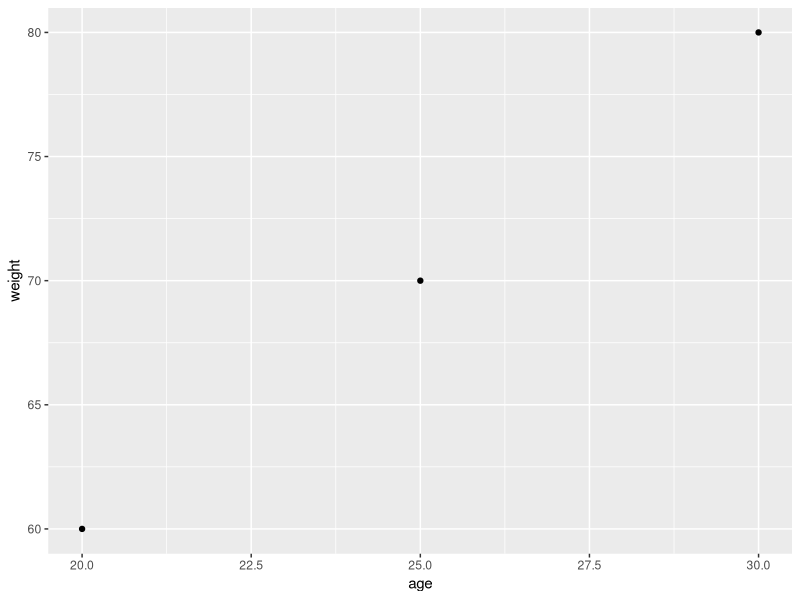
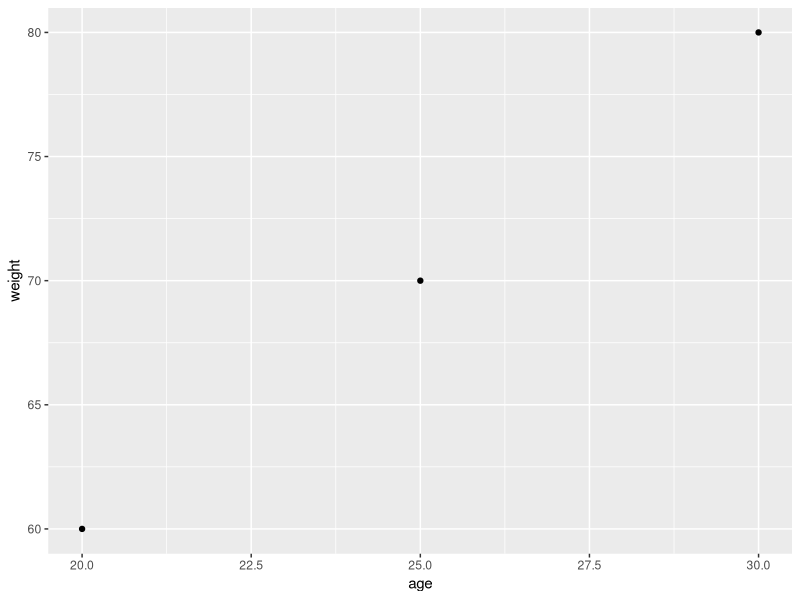
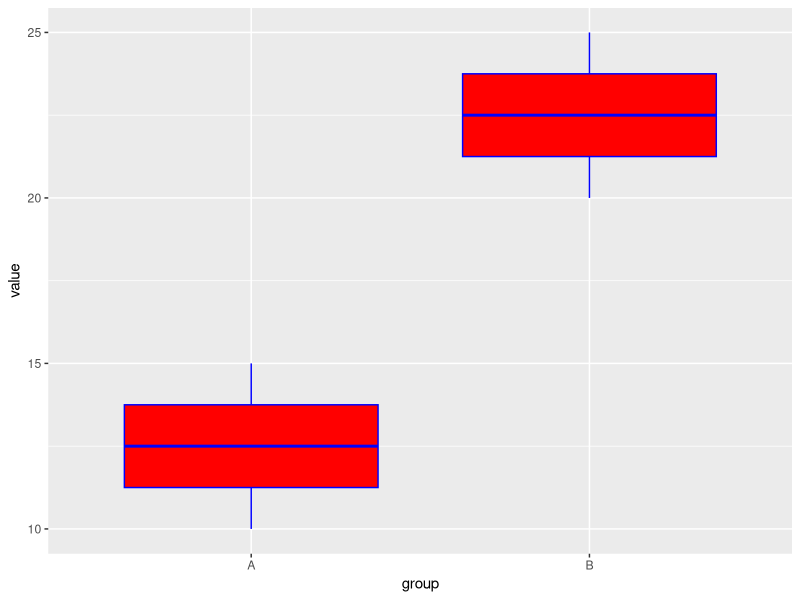

Generate these figures, in order, with R:
# ==============================================================================
# Practice - Spot the error (exercises 1-32)
# ------------------------------------------------------------------------------
# Each exercise started as a short snippet with a bug. For every one:
#   Bug  - the broken code and what R said
#   Fix  - why it fails, followed by the corrected code
# ==============================================================================

library(ggplot2)

# ---- Vectors ------------------------------------------------------------------

# Ex 1. Bug: c(1 2, 3, 4)  -> "unexpected numeric constant"
#       Fix: elements inside c() are separated by commas.
my_vec <- c(1, 2, 3, 4)

# Ex 2. Bug: my_vec[0] returns numeric(0) instead of 10
#       Fix: R indexes from 1, not 0.
my_vec <- c(10, 20, 30)
my_vec[1]

# Ex 3. Bug: my_vec = 10, 20, 30  -> "unexpected ','"
#       Fix: several values must be combined with c().
my_vec <- c(10, 20, 30)

# Ex 4. Bug: my_vec[1, 2]  -> "incorrect number of dimensions"
#       Fix: a vector has one dimension; pass the positions as one vector.
my_vec <- c(5, 10, 15)
my_vec[c(1, 2)]

# Ex 5. Bug: log(words)  -> "non-numeric argument to mathematical function"
#       Fix: log() only works on numbers; text can just be printed.
words <- c("Hello", "World")
print(words)

# ---- Data frames and read.csv -------------------------------------------------
# (data_file.csv does not exist in this repo, so Ex 6-7 are shown as comments.)

# Ex 6. Bug: read.csv(data_file.csv)  -> "object 'data_file.csv' not found"
#       Fix: a file name is text and needs quotes.
# my_data <- read.csv("data_file.csv")

# Ex 7. Bug: header = True  -> "object 'True' not found"
#       Fix: logical values are written TRUE / FALSE in capitals.
# my_data <- read.csv("data_file.csv", header = TRUE)

# Ex 8. Bug: df[1 2]  -> "unexpected numeric constant"
#       Fix: to select rows use [rows, ] and combine the numbers with c().
df <- data.frame(age = c(20, 25), height = c(170, 180))
df[c(1, 2), ]

# Ex 9. Bug: df[age]  -> "object 'age' not found"
#       Fix: column names are text and need quotes.
df["age"]

# Ex 10. Bug: df$age returns NULL
#        Fix: R is case sensitive, the column is called Age.
df <- data.frame(Age = c(20, 25), Height = c(170, 180))
df$Age

# ---- Logical values and logic -------------------------------------------------

# Ex 11. Bug: val = 20 replaced the whole vector
#        Fix: = assigns, == compares. which() returns the matching positions.
val <- c(10, 20, 30)
which(val == 20)

# Ex 12. Bug: is_valid = False  -> "object 'False' not found"
#        Fix: write FALSE in capitals.
is_valid <- FALSE

# Ex 13. Bug: x > 5 and x < 15  -> "unexpected 'and'"
#        Fix: R uses & for AND.
x <- 10
x > 5 & x < 15

# Ex 14. Bug: x == 5 or x == 10  -> "unexpected 'or'"
#        Fix: R uses | for OR.
x == 5 | x == 10

# Ex 15. Bug: my_val == hi  -> "object 'hi' not found"
#        Fix: text must be in quotes.
my_val <- "hi"
my_val == "hi"

# ---- for loops ----------------------------------------------------------------

# Ex 16. Bug: for i in 1:5 { ... }  -> "unexpected symbol"
#        Fix: the loop header needs parentheses.
for (i in 1:5) {
  print(i)
}

# Ex 17. Bug: the console shows "+" and waits
#        Fix: the closing } was missing.
for (i in 1:3) {
  print(exp(i))
}

# Ex 18. Bug: print(i * 10) only ran once, after the loop
#        Fix: without { } only the first line belongs to the loop.
for (i in 1:2) {
  print(i)
  print(i * 10)
}

# Ex 19. Bug: prints NA NA NA
#        Fix: i already IS the value (10, 20, 30), not a position.
#             my_numbers[10] does not exist, hence NA.
my_numbers <- c(10, 20, 30)
for (i in my_numbers) {
  print(i)
}

# Ex 20. Bug: "object 'total' not found"
#        Fix: Total and total are different names (case sensitive).
total <- 0
for (i in 1:5) {
  total <- total + i
}
total

# ---- Basic functions ----------------------------------------------------------

# Ex 21. Bug: log(-10) gives NaN and a warning
#        Fix: the logarithm is only defined for positive numbers.
log(10)

# Ex 22. Bug: sin(90) returned 0.894 instead of 1
#        Fix: R's trigonometric functions use radians, so convert degrees.
sin(90 * pi / 180)

# ---- ggplot2 ------------------------------------------------------------------

# Ex 23. Bug: ggplot(...) %>% geom_point()  -> "mapping must be created by aes()"
#        Fix: ggplot layers are added with +, not the pipe %>%.
df <- data.frame(age = c(20, 25, 30), weight = c(60, 70, 80))
ggplot(data = df, aes(x = age, y = weight)) +
  geom_point()

# Ex 24. Bug: ggplot(data = df, x = age, y = weight) gives blank axes
#        Fix: variables must be mapped inside aes().
ggplot(data = df, aes(x = age, y = weight)) +
  geom_point()

# Ex 25. Bug: color = "blue" inside aes() creates a legend called "blue"
#        Fix: fixed colours go in the geom, outside aes().
df <- data.frame(group = c("A", "A", "B", "B"), value = c(10, 15, 20, 25))
ggplot(data = df, aes(x = group, y = value)) +
  geom_boxplot(fill = "red", colour = "blue")

# ---- More vector exercises ----------------------------------------------------

# Ex 26. Bug: values[0] did not return the first value
#        Fix: R starts at index 1.
values <- c(10, 20, 30, 40)
values[1]

# Ex 27. Bug: ages[1, 3] did not return the 1st and 3rd elements
#        Fix: combine the positions with c().
ages <- c(25, 30, 35, 40)
ages[c(1, 3)]

# Ex 28. Bug: data[data = 2] did not find the 2s
#        Fix: comparison uses ==.
data <- c(2, 4, 2, 8)
data[data == 2]

# Ex 29. Bug: && only looks at one value, not the whole vector
#        Fix: use & for element-wise AND.
vec <- c(5, 15, 25, 12)
vec[vec > 10 & vec < 20]

# Ex 30. Bug: nums[c(-1, 2)] mixes negative and positive indices
#        Fix: use only negative indices to drop elements.
nums <- c(10, 20, 30, 40)
nums[-1]

# Ex 31. Bug: seq(from = 10, to = 1, by = 1) -> "wrong sign in 'by'"
#        Fix: counting down needs a negative step.
seq(from = 10, to = 1, by = -1)

# Ex 32. Bug: rep(vals, times = 2) gives 1 2 3 1 2 3
#        Fix: each = 2 repeats every element in place: 1 1 2 2 3 3.
vals <- c(1, 2, 3)
rep(vals, each = 2)
